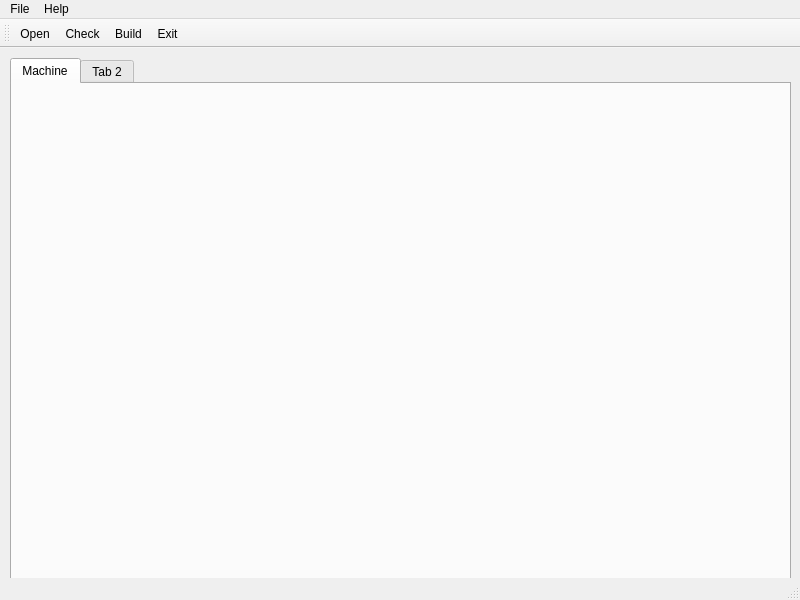
<?xml version="1.0" encoding="UTF-8"?>
<ui version="4.0">
 <class>MainWindow</class>
 <widget class="QMainWindow" name="MainWindow">
  <property name="geometry">
   <rect>
    <x>0</x>
    <y>0</y>
    <width>800</width>
    <height>600</height>
   </rect>
  </property>
  <property name="windowTitle">
   <string>MainWindow</string>
  </property>
  <widget class="QWidget" name="centralwidget">
   <widget class="QTabWidget" name="tabWidget">
    <property name="geometry">
     <rect>
      <x>10</x>
      <y>10</y>
      <width>781</width>
      <height>531</height>
     </rect>
    </property>
    <property name="currentIndex">
     <number>0</number>
    </property>
    <widget class="QWidget" name="machineTab">
     <attribute name="title">
      <string>Machine</string>
     </attribute>
    </widget>
    <widget class="QWidget" name="tab_1">
     <attribute name="title">
      <string>Tab 2</string>
     </attribute>
    </widget>
   </widget>
  </widget>
  <widget class="QMenuBar" name="menubar">
   <property name="geometry">
    <rect>
     <x>0</x>
     <y>0</y>
     <width>800</width>
     <height>20</height>
    </rect>
   </property>
   <widget class="QMenu" name="menuFile">
    <property name="title">
     <string>File</string>
    </property>
    <addaction name="actionNew"/>
    <addaction name="actionOpen"/>
    <addaction name="actionCheck"/>
    <addaction name="actionBuild"/>
    <addaction name="separator"/>
    <addaction name="actionExit"/>
   </widget>
   <widget class="QMenu" name="menuHelp">
    <property name="title">
     <string>Help</string>
    </property>
    <addaction name="actionGeneralHelp"/>
    <addaction name="actionTabHelp"/>
    <addaction name="actionAbout"/>
   </widget>
   <addaction name="menuFile"/>
   <addaction name="menuHelp"/>
  </widget>
  <widget class="QStatusBar" name="statusbar"/>
  <widget class="QToolBar" name="toolBar">
   <property name="windowTitle">
    <string>toolBar</string>
   </property>
   <attribute name="toolBarArea">
    <enum>TopToolBarArea</enum>
   </attribute>
   <attribute name="toolBarBreak">
    <bool>false</bool>
   </attribute>
   <addaction name="actionOpen"/>
   <addaction name="actionCheck"/>
   <addaction name="actionBuild"/>
   <addaction name="actionExit"/>
  </widget>
  <action name="actionNew">
   <property name="text">
    <string>New</string>
   </property>
  </action>
  <action name="actionOpen">
   <property name="text">
    <string>Open</string>
   </property>
  </action>
  <action name="actionCheck">
   <property name="text">
    <string>Check</string>
   </property>
  </action>
  <action name="actionBuild">
   <property name="text">
    <string>Build</string>
   </property>
  </action>
  <action name="actionExit">
   <property name="text">
    <string>Exit</string>
   </property>
  </action>
  <action name="actionGeneralHelp">
   <property name="text">
    <string>General Help</string>
   </property>
  </action>
  <action name="actionTabHelp">
   <property name="text">
    <string>Tab Help</string>
   </property>
   <property name="shortcut">
    <string>F1</string>
   </property>
  </action>
  <action name="actionAbout">
   <property name="text">
    <string>About</string>
   </property>
  </action>
 </widget>
 <resources/>
 <connections/>
</ui>
